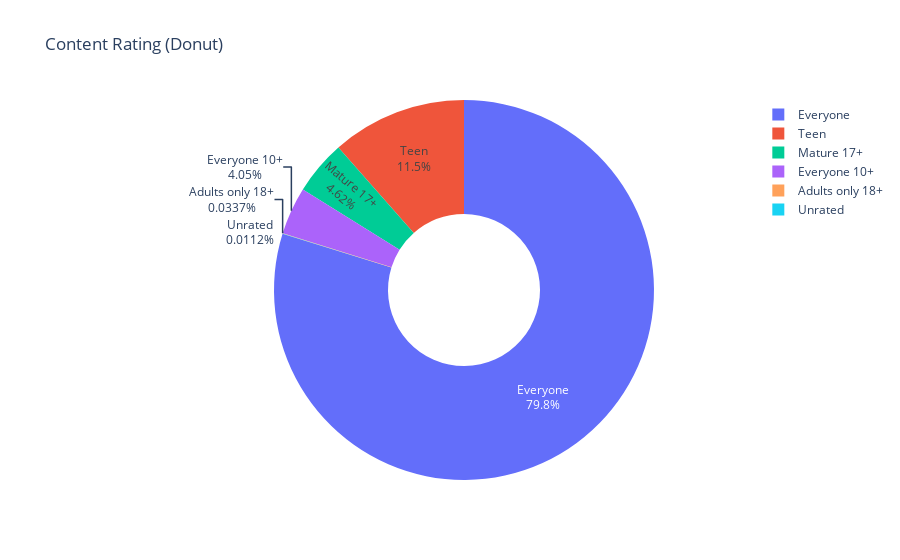

The code cell stored with this chart in its notebook:
### Code cell
# Another example: donut chart with explicit labels
fig = px.pie(names=content_counts.index, values=content_counts.values, title='Content Rating (Donut)')
fig.update_layout(showlegend=True)
fig.update_traces(hole=0.4, textinfo='label+percent')
fig

### Figure 1 — Plotly figure (JSON) as saved in the notebook; plotly's stock layout.template omitted (floating-point values rounded to 4 significant figures)
{"data": [{"domain": {"x": [0, 1], "y": [0, 1]}, "hole": 0.4, "hovertemplate": "label=%{label}<br>value=%{value}<extra></extra>", "labels": ["Everyone", "Teen", "Mature 17+", "Everyone 10+", "Adults only 18+", "Unrated"], "legendgroup": "", "name": "", "showlegend": true, "textinfo": "label+percent", "type": "pie", "values": [7094, 1022, 411, 360, 3, 1]}], "layout": {"legend": {"tracegroupgap": 0}, "showlegend": true, "title": {"text": "Content Rating (Donut)"}}}
